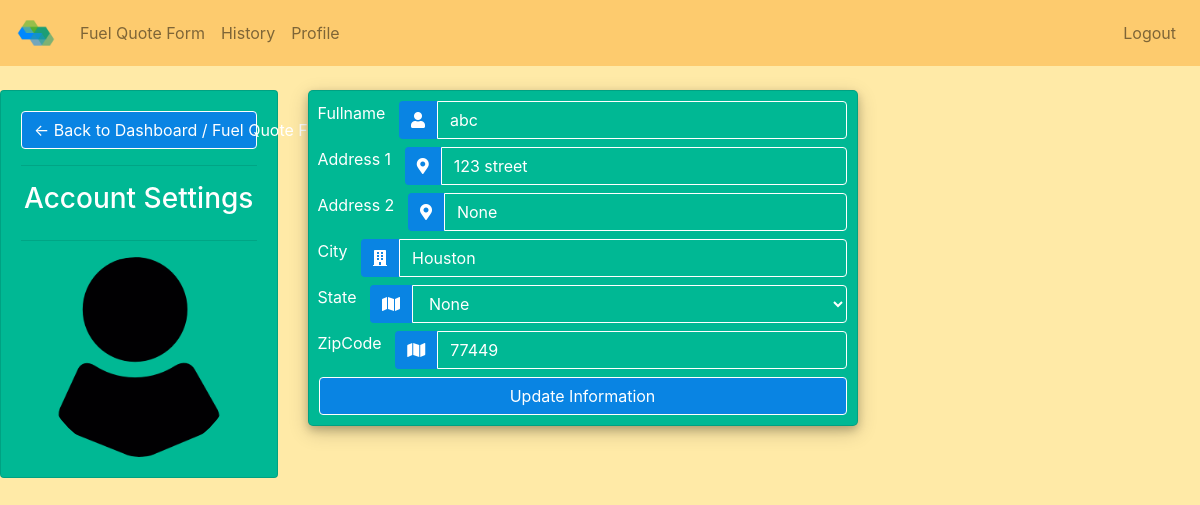
Page /profile/ (signed in) on the earlier database version.
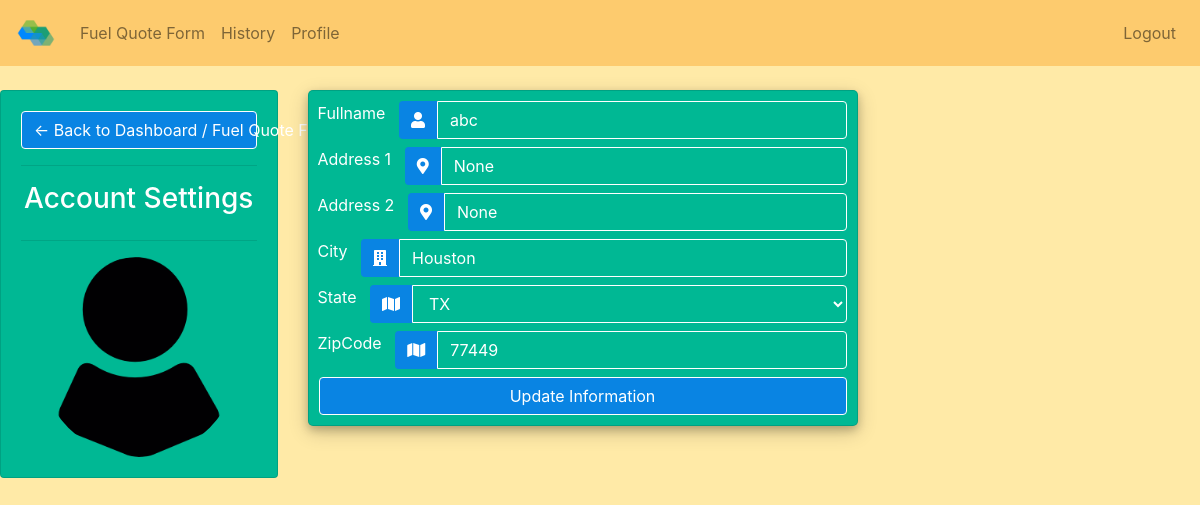
Same page on the later database version.
### hexafuel_oil_app/models.py (models this page shows, shortened)
class ClientInformation(models.Model):
    class States(models.TextChoices):
        ALABAMA='AL'
        ALASKA='AK'
        ARIZONA='AZ'
        ARKANSAS='AR'
        CALIFORNIA='CA'
        COLORADO='CO'
        CONNECTICUT='CT'
        DELAWARE='DE'
        FLORIDA='FL'
        GEORGIA='GA'
        HAWAII='HI'
        IDAHO='ID'
        ILLINOIS='IL'
        INDIANA='IN'
        IOWA='IA'
        KANSAS='KS'
        KENTUCKY='KY'
        LOUISIANA='LA'
        MAINE='ME'
        MARYLAND='MD'
        MASSACHUSETTS='MA'
        MICHIGAN='MI'
        MINNESOTA='MN'
        MISSISSIPPI='MS'
        MISSOURI='MO'
        MONTANA='MT'
        NEBRASKA='NE'
        NEVADA='NV'
        NEW_HAMPSHIRE='NH'
        NEW_JERSEY='NJ'
        NEW_MEXICO='NM'
        NEW_YORK='NY'
        NORTH_CAROLINA='NC'
        NORTH_DAKOTA='ND'
        OHIO='OH'
        OKLAHOMA='OK'
        OREGON='OR'
        PENNSYLVANIA='PA'
        RHODE_ISLAND='RI'
        SOUTH_CAROLINA='SC'
        SOUTH_DAKOTA='SD'
        TENNESSEE='TN'
        TEXAS='TX'
        UTAH='UT'
        VERMONT='VT'
        VIRGINIA='VA'
        WASHINGTON='WA'
        WEST_VIRGINIA='WV'
        WISCONSIN='WI'
        WYOMING='WY'
    auth_user_id = models.OneToOneField(User, to_field='id', on_delete = models.CASCADE)
    fullname = models.CharField(max_length=50)
    address1 = models.CharField(max_length=100)
    address2 = models.CharField(max_length=100, null = True)
    city = models.CharField(max_length=50)
    state = models.CharField(max_length=2, choices=States.choices)
    zipcode = models.CharField(max_length=9)

### hexafuel_oil_app/views.py (the view, shortened to what this page needs)
# urls.py: path('profile/', login_required(ProfileView.as_view()), name="profile"),
class ProfileView(LoginRequiredMixin,PermissionRequiredMixin, TemplateView):
    template_name = "hexafuel_oil_app/account_settings.html"
    permission_required = ("auth.change_user")
    def get(self, request):
        try:
            clients_queryset = ClientInformation.objects.all()
            client = clients_queryset.get(auth_user_id_id = request.user.id)
            args = {'client' : client}
            return render(request, "hexafuel_oil_app/account_settings.html", args)
        except Exception as e:
            print('EXP', e)
            return render(request, "hexafuel_oil_app/account_settings.html")

### hexafuel_oil_app/templates/hexafuel_oil_app/account_settings.html (shortened to what this page needs)
{% extends 'hexafuel_oil_app/main.html'%}
{% load static %}
{% block content %}
{% include 'hexafuel_oil_app/navbar.html'%}
<br>
<div class="row">
  <div class="col-md-3">
    <div class="card card-body profile-change-card-side">
      <a class="btn btn-primary form-control" href="fuel_quote.html"> &#8592; Back to Dashboard / Fuel Quote Form</a>
      <hr>
      <h3 style="text-align: center">Account Settings</h3>
      <hr>
      <img class="profile-pic" src="{% static 'images/profile1.png' %}">
    </div>
  </div>
  <div class="col-md-9">
    <div class="card card-body profile-change-card">
      <form method="POST" action="" enctype="multipart/form-data" name="profile-form" onsubmit="return validateForm()">
        <div class="input-group mb-2">
          <div class="input-group-append">
            <label for="fullname">Fullname</label>&nbsp &nbsp
            <span class="input-group-text"><i class="fas fa-user"></i></span>
          </div>
          <input type="text" name='fullname' class="form-control" required value="{{ client.fullname }}">
        </div>
        <div class="input-group mb-2">
          <div class="input-group-append">
            <label for="fullname">Address 1</label>&nbsp &nbsp
            <span class="input-group-text"><i class="fas fa-map-marker-alt"></i></span>
          </div>
          <input type="text" name="address1" class="form-control" required value="{{ client.address1 }}">
        </div>
        <div class="input-group mb-2">
          <div class="input-group-append">
            <label for="fullname">Address 2</label>&nbsp &nbsp
            <span class="input-group-text"><i class="fas fa-map-marker-alt"></i></span>
          </div>
          <input type="text" name="address2" class="form-control" value="{{ client.address2 }}">
        </div>
        <div class="input-group mb-2">
          <div class="input-group-append">
            <label for="fullname">City</label>&nbsp &nbsp
            <span class="input-group-text"><i class="fas fa-building"></i></span>
          </div>
          <input type="text" name="city" class="form-control" required value="{{ client.city }}">
        </div>
        {% include 'hexafuel_oil_app/state-select.html' %}
        <div class="input-group mb-2">
          <div class="input-group-append">
            <label for="fullname">ZipCode</label>&nbsp &nbsp
            <span class="input-group-text"><i class="fas fa-map"></i></span>
          </div>
          <input type="text" name="zipcode" class="form-control" required value="{{ client.zipcode }}">
        </div>
        <input class="btn btn-primary" type="submit" name="Update Information" value="Update Information">
      </form>
    </div>
  </div>
</div>
{% endblock %}

### hexafuel_oil_app/templates/hexafuel_oil_app/state-select.html (shortened to what this page needs)
<div class="input-group mb-2">
    <div class="input-group-append">
        <label for="fullname">State</label>&nbsp &nbsp
        <span class="input-group-text"><i class="fas fa-map"></i></span>
    </div>
    <select id="state-select" class="form-control" name="state" required>
        <option selected disabled value="{{ client.state }}">{{ client.state }}</option>
    </select>
</div>

Differences in the rows shown:
changed ClientInformation "abc": address1 "123 street" → "None"; state "None" → "TX"
